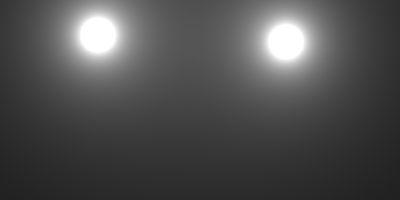
Frame 1 (no input)
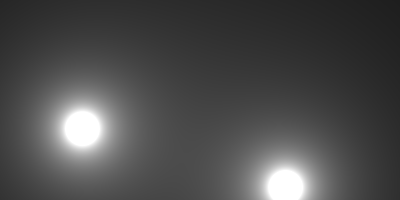
Frame 60 (no input)
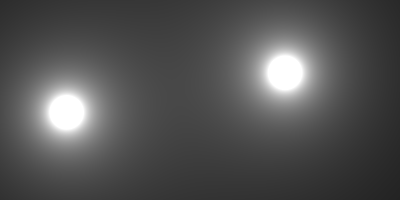
Frame 120 (the mouse pressed at the canvas centre since frame 60)

The p5.js sketch that drew these frames (run headless with seeded random() and noise() and a simulated clock; from frame 60 on, the mouse is pressed at the canvas centre):

// p5.js sketch
// ── sketch.js
// Metaballs gray

let blobs = [];
let nblob = 2;

function setup() {
  createCanvas(400, 200);
  colorMode(HSB);
  for (i = 0; i < nblob; i++) {
    let x = random(0, width)
    let y = random(0, height)
    let low = 400
    let hi = 400
    let b = new Blob(x, y, low, hi);
    blobs.push(b);
  }
}

function draw() {
  background(51);

  loadPixels();
  for (x = 0; x < width; x++) {
    for (y = 0; y < height; y++) {
      let sum = 0;
      for (i = 0; i < blobs.length; i++) {
        let xdif = x - blobs[i].x;
        let ydif = y - blobs[i].y;
        let d = sqrt((xdif * xdif) + (ydif * ydif));
        sum += 10 * blobs[i].r / d;
      }
      set(x, y, sum);
    }
  }
  updatePixels();

  for (i = 0; i < blobs.length; i++) {
    blobs[i].update();
  }
}

// https://editor.p5js.org/jht1493/sketches/OsM89lKH3
// Metaballs gray

// https://editor.p5js.org/jht1493/sketches/OsM89lKH3

// Basile Pesin
// http://vertmo.github.io
// MetaBalls : p5.js implementation


// ── blob.js
// Basile Pesin
// http://vertmo.github.io

// MetaBalls : p5.js implementation

class Blob {

  constructor(x, y, low, hi) {
    this.x = x;
    this.y = y;
    let angle = random(0, 2 * PI);
    this.xspeed = random(2, 5) * Math.cos(angle);
    this.yspeed = random(2, 5) * Math.sin(angle);
    this.r = random(low, hi);
  }

  update() {
    this.x += this.xspeed;
    this.y += this.yspeed;
    if (this.x > width || this.x < 0) this.xspeed *= -1;
    if (this.y > height || this.y < 0) this.yspeed *= -1;
  }

  show() {
    noFill();
    stroke(0);
    strokeWeight(4);
    ellipse(this.x, this.y, this.r * 2, this.r * 2);
  }
}
